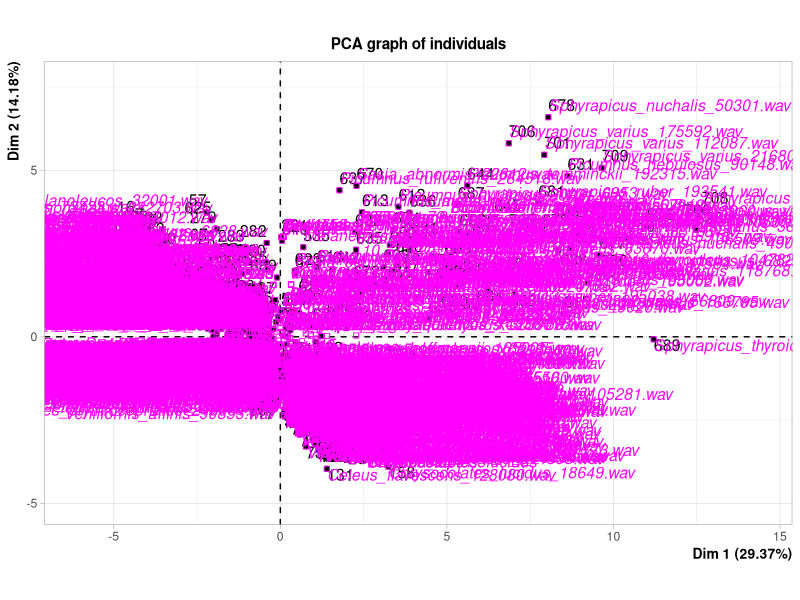
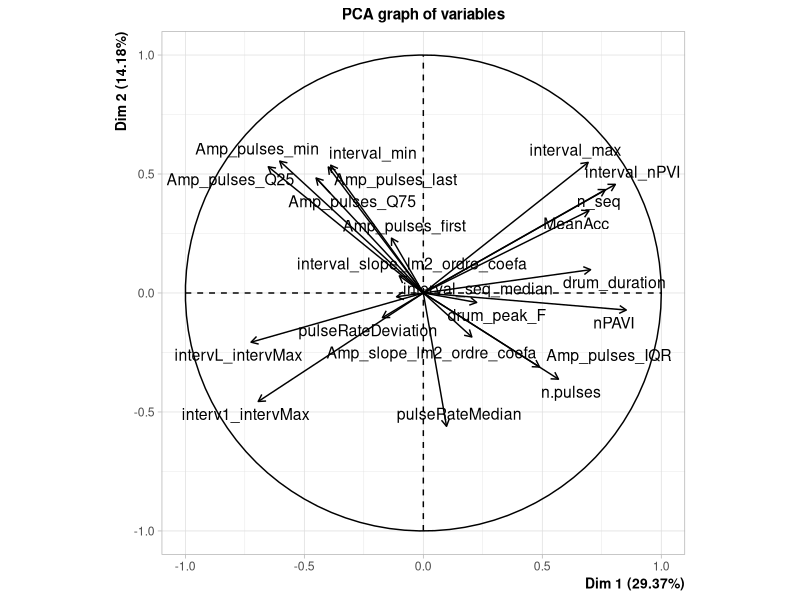

These figures' R source, in order: (Note: this script raises an error after producing the figures.)
library(MASS)
library(car)
library(ggplot2)
library(FactoMineR)
library(dplyr)
library(lme4)

setwd("../4_LI_Subset_acStrat/")

rm(list=ls())#empty the workspace

# Read the z-scored data
data=read.table(file="AcousticsFINAL_Zscored.csv", header=T, sep=",",dec=".")

(nrow(data))  # Number of measurements
(ncol(data))  # Number of features considered (acoustical + metadata)

# PCA calculation 
resPCA <- PCA (data, quali.sup=1:16, ncp=22, scale.unit = T) # quali.sup= categorical supplementary variables (here species, genus...) not used in PCA calculation; ncp= nb of PC to report (initially, should be equal to the number of variables used in PCA)
resPCA$eig # get percentages of variance explained by each PC and eigenvalues (make sure data are z-scored before this)
resPCA$var$cor # get loading scores of each acoustic variable onto PCs
resPCA$ind$coord # get PC scores for each 'individual' (i.e. here: each drumming file) in the dataset

# Note that 6 componnents explain 75% of the variance; 10 would give 90%.

PCALoadings <- resPCA$var$cor[,1:6] #based on the PCs for which eigenvalues are > 1
# write.csv(PCALoadings, "PCALoadings.csv")

# adding PCs (with eigenval > 1) to dataframe
data$PC1<-resPCA$ind$coord[,1]
data$PC2<-resPCA$ind$coord[,2]
data$PC3<-resPCA$ind$coord[,3]
data$PC4<-resPCA$ind$coord[,4]
data$PC5<-resPCA$ind$coord[,5]
data$PC6<-resPCA$ind$coord[,6]


output_LIsubsetAcStrat <- matrix(0, nrow = 100, ncol = 8) # 8 columns,1 for overall classif %age, 1 for each acoustic strategy + 1 for full dataset; 1 row by iteration
colnames(output_LIsubsetAcStrat) <- c("Classification %age", "MeanLI_Overall","MeanLI_AcStrat1", "MeanLI_AcStrat2", "MeanLI_AcStrat3", "MeanLI_AcStrat4", "MeanLI_AcStrat5", "MeanLI_AcStrat6")
for (iteration in 1:100){

rm(list=setdiff(ls(), c("data","iteration","output_LIsubsetAcStrat","resPCA","PCALoadings")))


################### Run cross-validated DFA based on all files available (ranging from 3 to 30 files per species) 
# Edit for this part: need subset of same nb of species per acoustic strategies

AcStrat1 <- droplevels(data[data$AcousticClust==1,])
AcStrat2 <- droplevels(data[data$AcousticClust==2,])
AcStrat3 <- droplevels(data[data$AcousticClust==3,])
AcStrat4 <- droplevels(data[data$AcousticClust==4,])
AcStrat5 <- droplevels(data[data$AcousticClust==5,])
AcStrat6 <- droplevels(data[data$AcousticClust==6,])


randAcStrat1 <- sample(length(levels(AcStrat1$Species)),5, replace = F)
subAcStrat1 <- droplevels(AcStrat1[AcStrat1$Species %in% levels(AcStrat1$Species)[randAcStrat1],])

randAcStrat2 <- sample(length(levels(AcStrat2$Species)),5, replace = F)
subAcStrat2 <- droplevels(AcStrat2[AcStrat2$Species %in% levels(AcStrat2$Species)[randAcStrat2],])

randAcStrat3 <- sample(length(levels(AcStrat3$Species)),5, replace = F)
subAcStrat3 <- droplevels(AcStrat3[AcStrat3$Species %in% levels(AcStrat3$Species)[randAcStrat3],])

randAcStrat4 <- sample(length(levels(AcStrat4$Species)),5, replace = F)
subAcStrat4 <- droplevels(AcStrat4[AcStrat4$Species %in% levels(AcStrat4$Species)[randAcStrat4],])

randAcStrat5 <- sample(length(levels(AcStrat5$Species)),5, replace = F)
subAcStrat5 <- droplevels(AcStrat5[AcStrat5$Species %in% levels(AcStrat5$Species)[randAcStrat5],])

randAcStrat6 <- sample(length(levels(AcStrat6$Species)),5, replace = F)
subAcStrat6 <- droplevels(AcStrat6[AcStrat6$Species %in% levels(AcStrat6$Species)[randAcStrat6],])


subdata <- rbind(subAcStrat1,subAcStrat2,subAcStrat3,subAcStrat4,subAcStrat5,subAcStrat6)
#subdata2 <- subdata[order(as.character(subdata$Species)),]
#subdata2 <- subdata[order(row.names(subdata$Species)),]



## DFA with ALL data and CV
ndata=nrow(subdata)
species.names = levels(subdata$Species) #'Species' is the variable by which we want to discriminate drums
nbirds=length(species.names)
# There are nbirds = 92 species.

resLDA=lda(Species~PC1+PC2+PC3+PC4+PC5+PC6, prior=rep(1,nbirds)/nbirds, data=subdata, CV=T) # LDA computation. Important for information calculation: equal prior probabilities
tab <- table(subdata$Species, resLDA$class)
tab  # Count table
sum(tab[row(tab) == col(tab)]) / sum(tab) #correct classification of drums on the classification matrix's diagonal

# Probability table
prob.tab <- tab/sum(tab)

#  Conditional Probability table or Confusion Matrix using posterior probabilities
# Rows are actual species and columns the probability of being assigned to another species
# As these are conditional probabilities - the sum of each row sums to 1.
cprob.tab.post=matrix(0,nrow=nbirds,ncol=nbirds)
colnames(cprob.tab.post) <- colnames(prob.tab)
rownames(cprob.tab.post) <- rownames(prob.tab)
# Note colnames(prob.tab) == rownames(prob.tab) == species.names

for (i in 1:nbirds) {
  for (j in 1:nbirds) {
    # Select the rows that correspond to a specific species
    ind.good <- (subdata$Species == species.names[i])
    cprob.tab.post[i,j] <- mean(resLDA$posterior[ind.good,j])
  }
}

# mean classification %age
(pcc <- mean(diag(cprob.tab.post)))
output_LIsubsetAcStrat[iteration,1] <- pcc


# classification %age at chance level
(chance=1/nbirds)


# ----- Define a function for plotting a matrix -----found here: http://www.phaget4.org/R/image_matrix.html #
myImagePlot <- function(x, ...){
  min <- min(x)
  max <- max(x)
  yLabels <- rownames(x)
  xLabels <- colnames(x)
  title <-c()
  
  # check for additional function arguments
  if( length(list(...)) ){
    Lst <- list(...)
    if( !is.null(Lst$zlim) ){
      min <- Lst$zlim[1]
      max <- Lst$zlim[2]
    }
    if( !is.null(Lst$yLabels) ){
      yLabels <- c(Lst$yLabels)
    }
    if( !is.null(Lst$xLabels) ){
      xLabels <- c(Lst$xLabels)
    }
    if( !is.null(Lst$title) ){
      title <- Lst$title
    }
  }
  # check for null values
  if( is.null(xLabels) ){
    xLabels <- c(1:ncol(x))
  }
  if( is.null(yLabels) ){
    yLabels <- c(1:nrow(x))
  }
  
  
  # Red, green and blue range from 0 to 1 (to get white background; if all 3 ranging from 1 to 0 then black background)
  ColorRamp <- rgb( seq(1,0,length=7),  # Red
                    seq(1,0,length=7),  # Green
                    seq(1,1,length=7))  # Blue
  ColorLevels <- seq(min, max, length=length(ColorRamp))
  
  #### example if only want greyscale:
  # ColorRamp <- rgb( seq(1,0,length=20),  # Red
  #                   seq(1,0,length=20),  # Green
  #                   seq(1,0,length=20))  # Blue
  # ColorLevels <- seq(min, max, length=length(ColorRamp))
  #### example if only want redscale:
  # ColorRamp <- rgb( seq(1,1,length=20),  # Red
  #                   seq(1,0,length=20),  # Green
  #                   seq(1,0,length=20))  # Blue
  # ColorLevels <- seq(min, max, length=length(ColorRamp))
  
  # Reverse Y axis
  # reverse <- nrow(x) : 1
  # yLabels <- yLabels[reverse]
  # x <- x[reverse,]
  
  # Data Map
  par(mar = c(5,5,5,2), cex=0.7, las = 2)
  image(1:length(xLabels), 1:length(yLabels), t(x), col=ColorRamp, xlab="",
        ylab="", axes=FALSE, zlim=c(min,max))
  if( !is.null(title) ){
    title(main=title,line = 3, cex.main=2)
  }
  axis(BELOW<-1, at=1:length(xLabels), labels=xLabels, cex.axis=0.7)
  axis(LEFT <-2, at=1:length(yLabels), labels=yLabels, las= HORIZONTAL<-1,
       cex.axis=0.7)
  
}
#pdf("Confusion_matrix_DFA_CondProb.pdf")
#image(1:nbirds, 1:nbirds, -cprob.tab.post, xlim = c(1,nbirds), ylim=c(1,nbirds), col = terrain.colors(18), xlab='Predicted Species', ylab = 'Acutal Species')
myImagePlot(cprob.tab.post,title=sprintf('Posterior Confusion Matrix %.1f %%', pcc*100.0)) # Calling function just defined on validating dataset
#dev.off()


##################################
# Calculating correct classification by pairs

### example with a pair BD (species B and species D)
### D is wrongly put N% of the time into B, compared to its own classification (D%)
### B is wrongly put NN% of teh time into D, compared to its own classification (B%)

### A way to calculate correct classification is here defined by measuring the distance between own and paired classifications:
### Correct classification within the pair = [(D% - N%) + (B% - NN%)]/2 *100 (multiplying by 100 to put it into 'percentage')
### if D always wrongly placed into B (and then B% = -1) and B always wrongly placed into D (thus D%=-1), correct classif = -100
### if D and B always well classified (thus D% and B% are both = 1), then correct classif = 100
newMat2 <- matrix(0, nrow = nbirds, ncol = nbirds)

for (X in 1:nbirds){ # First go through rows
  for (Y in 1:nbirds){ # then go through columns
    if (X >= Y){newMat2[X,Y] <- NA}
    else {newMat2[X,Y] <- mean(c(cprob.tab.post[X,X]-cprob.tab.post[X,Y], cprob.tab.post[Y,Y]-cprob.tab.post[Y,X]))*100}
  }
}

rownames(newMat2) <- rownames(cprob.tab.post) # changed val_matrix into cprob.tab.post
colnames(newMat2) <- colnames(cprob.tab.post) # changed val_matrix into cprob.tab.post

##################################### The following section is used to retrieve lda scores to later reconstruct ancestral states
# first this requires running the lda without CV to get LDs
resLDA_noCV=lda(Species~PC1+PC2+PC3+PC4+PC5+PC6, prior=rep(1,nbirds)/nbirds, data=subdata, CV=F) # LDA computation

# Get loadings of acoustic variables onto linear discriminants by multiplying two matrixes: scalings of PC1-PC6 onto the linear
# discriminants, and scalings of acoustic variables onto Principal Components
LD_loadings <- t(resLDA_noCV$scaling) %*% t(resPCA$var$cor[,1:6]) #express LDs as a function of acoustic variables

# write.csv(resLDA_noCV$scaling, "LD_Loadings_PCs.csv")
# write.csv(t(LD_loadings), "LD_Loadings_AcousticVars.csv")

# Create variables to stores LD scores
subdata$LD1 <- 0
subdata$LD2 <- 0
subdata$LD3 <- 0
subdata$LD4 <- 0
subdata$LD5 <- 0
subdata$LD6 <- 0

# Could be done with matrix multiply but more explicit like this
for (drum in 1:length(subdata[,1])) {
  subdata$LD1[drum] <- sum(subdata[drum, 17:38]*LD_loadings[1,])
  subdata$LD2[drum] <- sum(subdata[drum, 17:38]*LD_loadings[2,])
  subdata$LD3[drum] <- sum(subdata[drum, 17:38]*LD_loadings[3,])
  subdata$LD4[drum] <- sum(subdata[drum, 17:38]*LD_loadings[4,])
  subdata$LD5[drum] <- sum(subdata[drum, 17:38]*LD_loadings[5,])
  subdata$LD6[drum] <- sum(subdata[drum, 17:38]*LD_loadings[6,])
  }

##################################### End of linear discriminants computation

# Calculation of local information
# Go from conditional probability to joint probability distribution
normval_matrix <- cprob.tab.post/nbirds  

# Then retrieve the size of the matrix
matrixdimensions <- dim(normval_matrix)

#preparing matrix to store Localinfo
localInfoMatrix<-matrix(0,nrow = nbirds, ncol=1)

for(k in 1:matrixdimensions[1]){ # for each line
  infoLoc = 0
  for (kk in 1:matrixdimensions[2]){ #for each column 
    if (normval_matrix[k,kk] !=0){
      infoLoc <- infoLoc + nbirds*normval_matrix[k,kk]*(log2((nbirds*normval_matrix[k,kk])/(colSums(normval_matrix)[kk])))
    }
  }
  localInfoMatrix[k,1] = infoLoc
}

rownames(localInfoMatrix) <- rownames(normval_matrix)
localInfoMatrix



#####################################
(GlobalInfo <- mean(localInfoMatrix))
(mean(localInfoMatrix))
cat(c('global information from the classification matrix =',GlobalInfo,'bits'))
cat("Careful if the result is close to the ceiling value (here",log2(nbirds),"bits) ; result to take with caution ; similarly if the nb of analyzed signals is low.")
#####################################


# insert local info values into full dataset (careful, one value per species so need to apply same value to all drums within a species)
subdata$LI <- 0
subdata$LI[1] = localInfoMatrix[1]

l=1 #initiate counter
for (i in 2:length(subdata$Species)) 
{ if (subdata$Species[i]==subdata$Species[i-1]) {
  subdata$LI[i]=localInfoMatrix[l]
  }
  else {
    l=l+1
    subdata$LI[i]=localInfoMatrix[l]}
}

# similarly, retrieve specific classification %ages and insert them into full dataset
classif_species = 0
for (i in 1:nbirds){
  for (j in 1:nbirds){
    if (i == j){classif_species [i] <- cprob.tab.post[i,i]}
  }
}

subdata$SP_classif <- 0
subdata$SP_classif[1] = classif_species[1]
l=1 #initiate counter
for (i in 2:length(subdata$Species)) 
{ if (subdata$Species[i]==subdata$Species[i-1]) {subdata$SP_classif[i]=classif_species[l] }
  else {
    l=l+1
    subdata$SP_classif[i]=classif_species[l] }
}

# Also need to produce a species-specific medians table for further analyses (reconstructions, HierarchicalClustering, etc)
# initiate matrix (nrows = nb of species + 1 (header); ncol = Nb of variables + 1 (speciesName))
SpMatrix <- data.frame(matrix(0, nrow = nbirds, ncol = length(subdata[1,])))

firstlineofeachspecies <- subdata[ !duplicated(subdata$Species), ] # Retrieves 1st line of each species --> Do not use for numeric values (only factors)
SpMatrix[,1:16] <- firstlineofeachspecies[1:16]
colnames(SpMatrix)[1:16] <- colnames(subdata[,1:16])

# start a loop going through the variables of interest in the dataset (i.e. not the explanatory variables)
for (i in 17:length(subdata[1,])){
  
  # grouping the dataset by species levels, extract descriptives values for each variable
  # (with 'i' the column number of the variable of interest)  
  
  Test <-
    subdata %>%
    group_by(Species) %>%
    summarise_at(.vars = names(.)[i],funs(max, min, mean, median, sd))
  
  colnames(SpMatrix)[i] <- paste("median_", names(subdata[i]), sep='')
  SpMatrix[, i] <- Test$median
}


# Plot the species-specific normalized local information to show their distribution relative to ceiling
# pdf('SpeciesInfo_normed.pdf',width = 17, height = 7)
ggplot(SpMatrix, aes(x = Species_FullName, y= median_LI/log2(nbirds))) +
  geom_point(cex=2) +
  theme( panel.grid.minor = element_blank(),
         panel.background = element_blank(), axis.line = element_line(colour = "black")) +
  xlab('') +
  ylab('\nNormalized Mutual Information (bits)\n') +
  theme(axis.text.x=element_text(angle=50, size=11, hjust=1, face ="italic"),
        axis.text.y=element_text(angle=90, size=15, hjust=0.5),
        axis.title.y = element_text(colour="grey20",size=20,angle=90,hjust=.5,face="plain"))+
  geom_hline(yintercept=mean(localInfoMatrix/log2(nbirds)),color=2, lty=2)+
  geom_hline(yintercept=1,color=2, lty=1)
# dev.off()

mean(localInfoMatrix/log2(nbirds)) # to put in the MS
sd(localInfoMatrix/log2(nbirds)) # to put in the MS




##### Running stats comparing the mean Local information between acoustic strategies
### according stats to the graph (Anova, comparing between group means)
SpMatrix$AcousticClust <- as.factor(SpMatrix$AcousticClust)
SpMatrix$AcousticClust2 <- car::recode(SpMatrix$AcousticClust,"'1'='AC';'2'='DK';'3'='SF'; '4'='SS'; '5'='RS'; '6'='IS'") # car::recode written as is because conflicting with dplyr::recode
res.aov <- aov(median_LI/log2(nbirds) ~ AcousticClust2, data=SpMatrix)
summary(res.aov)
TukeyHSD(res.aov)




#### control lines before plotting
subdata1 <- SpMatrix[SpMatrix$AcousticClust==1,]
subdata2 <- SpMatrix[SpMatrix$AcousticClust==2,]
subdata3 <- SpMatrix[SpMatrix$AcousticClust==3,]
subdata4 <- SpMatrix[SpMatrix$AcousticClust==4,]
subdata5 <- SpMatrix[SpMatrix$AcousticClust==5,]
subdata6 <- SpMatrix[SpMatrix$AcousticClust==6,]

mean(SpMatrix$median_LI)/log2(nbirds)
mean(subdata1$median_LI)/log2(nbirds)
mean(subdata2$median_LI)/log2(nbirds)
mean(subdata3$median_LI)/log2(nbirds)
mean(subdata4$median_LI)/log2(nbirds)
mean(subdata5$median_LI)/log2(nbirds)
mean(subdata6$median_LI)/log2(nbirds)

output_LIsubsetAcStrat[iteration,2] <- mean(SpMatrix$median_LI)/log2(nbirds)
output_LIsubsetAcStrat[iteration,3] <- mean(subdata1$median_LI)/log2(nbirds)
output_LIsubsetAcStrat[iteration,4] <- mean(subdata2$median_LI)/log2(nbirds)
output_LIsubsetAcStrat[iteration,5] <- mean(subdata3$median_LI)/log2(nbirds)
output_LIsubsetAcStrat[iteration,6] <- mean(subdata4$median_LI)/log2(nbirds)
output_LIsubsetAcStrat[iteration,7] <- mean(subdata5$median_LI)/log2(nbirds)
output_LIsubsetAcStrat[iteration,8] <- mean(subdata6$median_LI)/log2(nbirds)

} # end of main loop selecting 5 species per acoustic strategy 100 times

write.csv(output_LIsubsetAcStrat, 'LI_byAcStrat_equalsizes.csv', row.names=F)

# testing whether the mean LI value are different across acoustic strategy when equal species sample considered (5 species maximum)
# thus 5 species randomly selected per acoustic strategy, after which calculation of information has been computed 100 times (script hereabove)
library(lsmeans)
data4stats=read.table(file="LI_byAcStrat_equalsizes_rearranged.csv", header=T, sep=",",dec=".")  # template from 100 simulations. Adjust according to new simulations
output_LIsubsetAcStrat=read.table(file="LI_byAcStrat_equalsizes.csv", header=T, sep=",",dec=".")  


res.anova <- aov(Mean_LI ~ Strategy, data=data4stats)
summary(res.anova)
TukeyHSD(res.anova)

# checkup lines
mean(output_LIsubsetAcStrat[,3]) # Strategy AC
mean(output_LIsubsetAcStrat[,4]) # Strategy DK
mean(output_LIsubsetAcStrat[,5]) # Strategy SF
mean(output_LIsubsetAcStrat[,6]) # Strategy SS
mean(output_LIsubsetAcStrat[,7]) # Strategy RS
mean(output_LIsubsetAcStrat[,8]) # Strategy IS


### Plot the acoustic strategies' mean local information and order graph based on above control lines
# Create function to get mean ± SE (otherwise boxplots only use quartiles and we want the graph to 
# match the stats, hence why plotting mean±SE with max/min, rather than median±Q25/Q75 with min/max)

MinMeanSEMMax <- function(x) {
  v <- c(min(x) , mean(x) - sd(x)/sqrt(length(x)), mean(x), mean(x) + sd(x)/sqrt(length(x)), max(x) )
  names(v) <- c("ymin", "lower", "middle", "upper", "ymax")
  v
}

# pdf("LI_byAcStrategies_equalSizes.pdf")
ggplot(data = data4stats, aes(reorder(factor(data4stats$Strategy), data4stats$Mean_LI*100, FUN=mean), data4stats$Mean_LI*100, fill = factor(data4stats$Strategy))) +
  stat_summary(fun.data=MinMeanSEMMax, geom="errorbar", position=position_dodge(1), width = .3, lwd=0.8) +
  stat_summary(fun.data=MinMeanSEMMax, geom="boxplot", position=position_dodge(1)) +
  scale_fill_manual(values=c(1:6)) +
  theme_bw() +
  ylab('Normalized Mutual Information (%) \n with equal number of species \n') +
  ylim(10, 100) +
  xlab('\nDrumming type') +
  scale_x_discrete(labels=c("SF\n(n = 5)", "SS\n(n = 5)", "DK\n(n = 5)","AC\n(n = 5)", "RS\n(n = 5)", "IS\n(n = 5)")) +
  theme(axis.line = element_line(colour = "black"),
        panel.grid.major = element_blank(),
        panel.grid.minor = element_blank(),
        panel.border = element_blank(),
        panel.background = element_blank(),
        axis.text.x=element_text(angle=45, size=15, vjust=0.5, face ="bold.italic"),
        axis.text.y=element_text(angle=90, size=15, hjust =0.5, vjust=1),
        axis.title.x = element_text(colour="grey20",size=20,angle=0,hjust=.5,face="plain"),
        axis.title.y = element_text(colour="grey20",size=20,angle=90,hjust=.5,face="plain"),
        legend.position="none")
# dev.off()    
